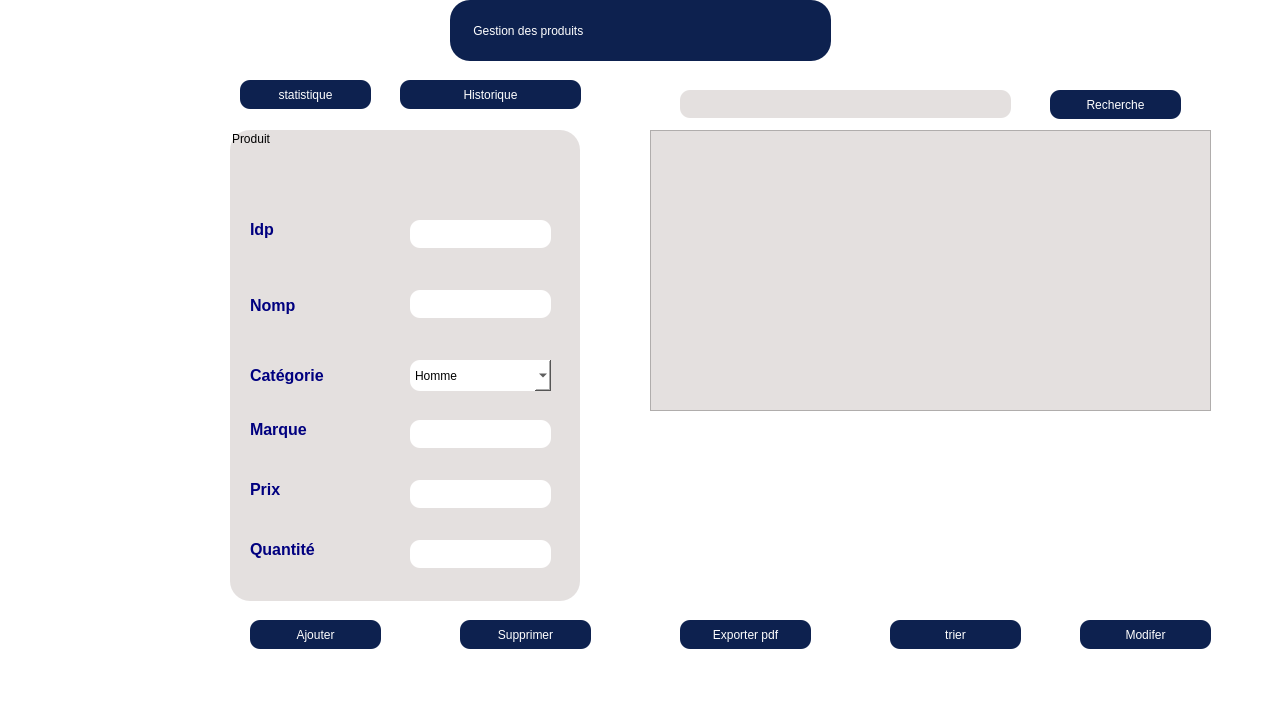
<?xml version="1.0" encoding="UTF-8"?>
<ui version="4.0">
 <class>MainWindow</class>
 <widget class="QMainWindow" name="MainWindow">
  <property name="geometry">
   <rect>
    <x>0</x>
    <y>0</y>
    <width>1280</width>
    <height>720</height>
   </rect>
  </property>
  <property name="windowTitle">
   <string>MainWindow</string>
  </property>
  <property name="styleSheet">
   <string notr="true">background-color: rgb(255, 255, 255);
background-color: rgb(255, 255, 255);</string>
  </property>
  <widget class="QWidget" name="centralwidget">
   <widget class="QGroupBox" name="groupBoxCategorie">
    <property name="geometry">
     <rect>
      <x>230</x>
      <y>130</y>
      <width>350</width>
      <height>471</height>
     </rect>
    </property>
    <property name="styleSheet">
     <string notr="true">background-color:rgb(228,224,223);
alternate-background-color: rgb(153, 204, 153);
font: 18pt &quot;Segoe UI&quot;;
border-radius:20%;</string>
    </property>
    <property name="title">
     <string>Produit</string>
    </property>
    <widget class="QLabel" name="label">
     <property name="geometry">
      <rect>
       <x>20</x>
       <y>90</y>
       <width>121</width>
       <height>51</height>
      </rect>
     </property>
     <property name="styleSheet">
      <string notr="true">color: rgb(0, 0, 127);</string>
     </property>
     <property name="text">
      <string>&lt;html&gt;&lt;head/&gt;&lt;body&gt;&lt;p&gt;&lt;span style=&quot; font-size:12pt; font-weight:696;&quot;&gt;Idp &lt;/span&gt;&lt;/p&gt;&lt;p&gt;&lt;br/&gt;&lt;/p&gt;&lt;/body&gt;&lt;/html&gt;</string>
     </property>
    </widget>
    <widget class="QLabel" name="label_3">
     <property name="geometry">
      <rect>
       <x>20</x>
       <y>150</y>
       <width>141</width>
       <height>51</height>
      </rect>
     </property>
     <property name="styleSheet">
      <string notr="true">color: rgb(0, 0, 127);</string>
     </property>
     <property name="text">
      <string>&lt;html&gt;&lt;head/&gt;&lt;body&gt;&lt;p&gt;&lt;span style=&quot; font-size:12pt; font-weight:696;&quot;&gt;Nomp&lt;/span&gt;&lt;/p&gt;&lt;/body&gt;&lt;/html&gt;</string>
     </property>
    </widget>
    <widget class="QLabel" name="label_4">
     <property name="geometry">
      <rect>
       <x>20</x>
       <y>230</y>
       <width>101</width>
       <height>31</height>
      </rect>
     </property>
     <property name="styleSheet">
      <string notr="true">color: rgb(0, 0, 127);</string>
     </property>
     <property name="text">
      <string>&lt;html&gt;&lt;head/&gt;&lt;body&gt;&lt;p&gt;&lt;span style=&quot; font-size:12pt; font-weight:700;&quot;&gt;Catégorie &lt;/span&gt;&lt;/p&gt;&lt;/body&gt;&lt;/html&gt;</string>
     </property>
    </widget>
    <widget class="QLabel" name="label_5">
     <property name="geometry">
      <rect>
       <x>20</x>
       <y>290</y>
       <width>151</width>
       <height>41</height>
      </rect>
     </property>
     <property name="styleSheet">
      <string notr="true">color: rgb(0, 0, 127);</string>
     </property>
     <property name="text">
      <string>&lt;html&gt;&lt;head/&gt;&lt;body&gt;&lt;p&gt;&lt;span style=&quot; font-size:12pt; font-weight:696;&quot;&gt;Marque&lt;/span&gt;&lt;/p&gt;&lt;p&gt;&lt;br/&gt;&lt;/p&gt;&lt;/body&gt;&lt;/html&gt;</string>
     </property>
    </widget>
    <widget class="QLabel" name="label_6">
     <property name="geometry">
      <rect>
       <x>20</x>
       <y>350</y>
       <width>101</width>
       <height>41</height>
      </rect>
     </property>
     <property name="styleSheet">
      <string notr="true">color: rgb(0, 0, 127);</string>
     </property>
     <property name="text">
      <string>&lt;html&gt;&lt;head/&gt;&lt;body&gt;&lt;p&gt;&lt;span style=&quot; font-size:12pt; font-weight:696;&quot;&gt;Prix&lt;/span&gt;&lt;/p&gt;&lt;p&gt;&lt;br/&gt;&lt;/p&gt;&lt;/body&gt;&lt;/html&gt;</string>
     </property>
    </widget>
    <widget class="QLabel" name="label_7">
     <property name="geometry">
      <rect>
       <x>20</x>
       <y>410</y>
       <width>131</width>
       <height>41</height>
      </rect>
     </property>
     <property name="styleSheet">
      <string notr="true">color: rgb(0, 0, 127);</string>
     </property>
     <property name="text">
      <string>&lt;html&gt;&lt;head/&gt;&lt;body&gt;&lt;p&gt;&lt;span style=&quot; font-size:12pt; font-weight:696;&quot;&gt;Quantité&lt;/span&gt;&lt;/p&gt;&lt;p&gt;&lt;br/&gt;&lt;/p&gt;&lt;/body&gt;&lt;/html&gt;</string>
     </property>
    </widget>
    <widget class="QLineEdit" name="lineEdit_Idp">
     <property name="geometry">
      <rect>
       <x>180</x>
       <y>90</y>
       <width>141</width>
       <height>28</height>
      </rect>
     </property>
     <property name="styleSheet">
      <string notr="true">background-color: rgb(255, 255, 255);
 border-radius:10%;</string>
     </property>
    </widget>
    <widget class="QComboBox" name="categorie">
     <property name="geometry">
      <rect>
       <x>180</x>
       <y>230</y>
       <width>141</width>
       <height>31</height>
      </rect>
     </property>
     <property name="styleSheet">
      <string notr="true">font: 9pt &quot;Segoe UI&quot;;
color: rgb(0, 0, 0);
background-color: rgb(255, 255, 255);
 border-radius:10%;</string>
     </property>
     <item>
      <property name="text">
       <string>Homme</string>
      </property>
     </item>
     <item>
      <property name="text">
       <string>Femme</string>
      </property>
     </item>
     <item>
      <property name="text">
       <string>Enfant</string>
      </property>
     </item>
    </widget>
    <widget class="QLineEdit" name="lineEdit_Nomp">
     <property name="geometry">
      <rect>
       <x>180</x>
       <y>160</y>
       <width>141</width>
       <height>28</height>
      </rect>
     </property>
     <property name="styleSheet">
      <string notr="true">background-color: rgb(255, 255, 255);
 border-radius:10%;</string>
     </property>
    </widget>
   </widget>
   <widget class="QPushButton" name="Modifier_produit">
    <property name="geometry">
     <rect>
      <x>1080</x>
      <y>620</y>
      <width>131</width>
      <height>29</height>
     </rect>
    </property>
    <property name="styleSheet">
     <string notr="true">background-color: rgb(13, 33, 79); border-radius:10%;
font: 9pt &quot;Segoe UI&quot;;
color: rgb(255, 255, 255);
</string>
    </property>
    <property name="text">
     <string>Modifer</string>
    </property>
   </widget>
   <widget class="QPushButton" name="ajouter_produit">
    <property name="geometry">
     <rect>
      <x>250</x>
      <y>620</y>
      <width>131</width>
      <height>29</height>
     </rect>
    </property>
    <property name="styleSheet">
     <string notr="true">background-color: rgb(13, 33, 79); border-radius:10%;
font: 9pt &quot;Segoe UI&quot;;
color: rgb(255, 255, 255);
</string>
    </property>
    <property name="text">
     <string>Ajouter</string>
    </property>
   </widget>
   <widget class="QPushButton" name="expoter_produit">
    <property name="geometry">
     <rect>
      <x>680</x>
      <y>620</y>
      <width>131</width>
      <height>29</height>
     </rect>
    </property>
    <property name="styleSheet">
     <string notr="true">background-color: rgb(13, 33, 79); border-radius:10%;
font: 9pt &quot;Segoe UI&quot;;
color: rgb(255, 255, 255);
</string>
    </property>
    <property name="text">
     <string>Exporter pdf</string>
    </property>
   </widget>
   <widget class="QPushButton" name="suppreime_produit">
    <property name="geometry">
     <rect>
      <x>460</x>
      <y>620</y>
      <width>131</width>
      <height>29</height>
     </rect>
    </property>
    <property name="styleSheet">
     <string notr="true">background-color: rgb(13, 33, 79); border-radius:10%;
font: 9pt &quot;Segoe UI&quot;;
color: rgb(255, 255, 255);
</string>
    </property>
    <property name="text">
     <string>Supprimer</string>
    </property>
   </widget>
   <widget class="QPushButton" name="recherhce_produit">
    <property name="geometry">
     <rect>
      <x>1050</x>
      <y>90</y>
      <width>131</width>
      <height>29</height>
     </rect>
    </property>
    <property name="styleSheet">
     <string notr="true">background-color: rgb(13, 33, 79); border-radius:10%;
font: 9pt &quot;Segoe UI&quot;;
color: rgb(255, 255, 255);
style:bold;
</string>
    </property>
    <property name="text">
     <string>Recherche</string>
    </property>
   </widget>
   <widget class="QLabel" name="label_2">
    <property name="geometry">
     <rect>
      <x>1130</x>
      <y>-20</y>
      <width>121</width>
      <height>101</height>
     </rect>
    </property>
    <property name="text">
     <string/>
    </property>
    <property name="pixmap">
     <pixmap>Black_and_White_Elegant_Fashion_Brand_Logo-removebg-preview.png</pixmap>
    </property>
    <property name="scaledContents">
     <bool>true</bool>
    </property>
   </widget>
   <widget class="QLabel" name="label_14">
    <property name="geometry">
     <rect>
      <x>450</x>
      <y>0</y>
      <width>381</width>
      <height>61</height>
     </rect>
    </property>
    <property name="styleSheet">
     <string notr="true">background-color: rgb(13, 33, 79); border-radius:20%;
color: rgb(255, 255, 255);
font: 700 16pt &quot;Segoe UI&quot;;</string>
    </property>
    <property name="text">
     <string>       Gestion des produits</string>
    </property>
   </widget>
   <widget class="QFrame" name="BarreMenu">
    <property name="geometry">
     <rect>
      <x>30</x>
      <y>20</y>
      <width>181</width>
      <height>631</height>
     </rect>
    </property>
    <property name="palette">
     <palette>
      <active>
       <colorrole role="WindowText">
        <brush brushstyle="SolidPattern">
         <color alpha="255">
          <red>255</red>
          <green>255</green>
          <blue>255</blue>
         </color>
        </brush>
       </colorrole>
       <colorrole role="Button">
        <brush brushstyle="SolidPattern">
         <color alpha="255">
          <red>13</red>
          <green>33</green>
          <blue>79</blue>
         </color>
        </brush>
       </colorrole>
       <colorrole role="Base">
        <brush brushstyle="SolidPattern">
         <color alpha="255">
          <red>13</red>
          <green>33</green>
          <blue>79</blue>
         </color>
        </brush>
       </colorrole>
       <colorrole role="Window">
        <brush brushstyle="SolidPattern">
         <color alpha="255">
          <red>13</red>
          <green>33</green>
          <blue>79</blue>
         </color>
        </brush>
       </colorrole>
      </active>
      <inactive>
       <colorrole role="WindowText">
        <brush brushstyle="SolidPattern">
         <color alpha="255">
          <red>255</red>
          <green>255</green>
          <blue>255</blue>
         </color>
        </brush>
       </colorrole>
       <colorrole role="Button">
        <brush brushstyle="SolidPattern">
         <color alpha="255">
          <red>13</red>
          <green>33</green>
          <blue>79</blue>
         </color>
        </brush>
       </colorrole>
       <colorrole role="Base">
        <brush brushstyle="SolidPattern">
         <color alpha="255">
          <red>13</red>
          <green>33</green>
          <blue>79</blue>
         </color>
        </brush>
       </colorrole>
       <colorrole role="Window">
        <brush brushstyle="SolidPattern">
         <color alpha="255">
          <red>13</red>
          <green>33</green>
          <blue>79</blue>
         </color>
        </brush>
       </colorrole>
      </inactive>
      <disabled>
       <colorrole role="WindowText">
        <brush brushstyle="SolidPattern">
         <color alpha="255">
          <red>120</red>
          <green>120</green>
          <blue>120</blue>
         </color>
        </brush>
       </colorrole>
       <colorrole role="Button">
        <brush brushstyle="SolidPattern">
         <color alpha="255">
          <red>13</red>
          <green>33</green>
          <blue>79</blue>
         </color>
        </brush>
       </colorrole>
       <colorrole role="Base">
        <brush brushstyle="SolidPattern">
         <color alpha="255">
          <red>13</red>
          <green>33</green>
          <blue>79</blue>
         </color>
        </brush>
       </colorrole>
       <colorrole role="Window">
        <brush brushstyle="SolidPattern">
         <color alpha="255">
          <red>13</red>
          <green>33</green>
          <blue>79</blue>
         </color>
        </brush>
       </colorrole>
      </disabled>
     </palette>
    </property>
    <property name="styleSheet">
     <string notr="true">background-color: rgb(13, 33, 79);border-radius: 15px; 
QLabel {
    color: rgb(255, 255, 255); /* White text color for labels */
}</string>
    </property>
    <widget class="QLabel" name="label_8">
     <property name="geometry">
      <rect>
       <x>11</x>
       <y>2</y>
       <width>16</width>
       <height>16</height>
      </rect>
     </property>
     <property name="text">
      <string/>
     </property>
     <property name="buddy">
      <cstring>BarreMenu</cstring>
     </property>
    </widget>
    <widget class="QLabel" name="label_9">
     <property name="geometry">
      <rect>
       <x>10</x>
       <y>140</y>
       <width>86</width>
       <height>27</height>
      </rect>
     </property>
     <property name="font">
      <font>
       <pointsize>12</pointsize>
       <bold>true</bold>
      </font>
     </property>
     <property name="styleSheet">
      <string notr="true">QLabel {
    color: rgb(255, 255, 255); /* White text color for labels */
}</string>
     </property>
     <property name="text">
      <string>👥Client</string>
     </property>
    </widget>
    <widget class="QLabel" name="label_10">
     <property name="geometry">
      <rect>
       <x>11</x>
       <y>240</y>
       <width>141</width>
       <height>27</height>
      </rect>
     </property>
     <property name="font">
      <font>
       <pointsize>12</pointsize>
       <bold>true</bold>
      </font>
     </property>
     <property name="styleSheet">
      <string notr="true">QLabel {
    color: rgb(255, 255, 255); /* White text color for labels */
}</string>
     </property>
     <property name="text">
      <string>🛒Commande</string>
     </property>
    </widget>
    <widget class="QLabel" name="label_11">
     <property name="geometry">
      <rect>
       <x>11</x>
       <y>340</y>
       <width>147</width>
       <height>27</height>
      </rect>
     </property>
     <property name="font">
      <font>
       <pointsize>12</pointsize>
       <bold>true</bold>
      </font>
     </property>
     <property name="styleSheet">
      <string notr="true">QLabel {
    color: rgb(255, 255, 255); /* White text color for labels */
}</string>
     </property>
     <property name="text">
      <string>🏭Fournisseur</string>
     </property>
    </widget>
    <widget class="QLabel" name="label_12">
     <property name="geometry">
      <rect>
       <x>10</x>
       <y>440</y>
       <width>144</width>
       <height>27</height>
      </rect>
     </property>
     <property name="font">
      <font>
       <pointsize>12</pointsize>
       <bold>true</bold>
      </font>
     </property>
     <property name="styleSheet">
      <string notr="true">QLabel {
    color: rgb(255, 255, 255); /* White text color for labels */
}</string>
     </property>
     <property name="text">
      <string>🧾Produits</string>
     </property>
    </widget>
    <widget class="QLabel" name="label_13">
     <property name="geometry">
      <rect>
       <x>10</x>
       <y>540</y>
       <width>119</width>
       <height>27</height>
      </rect>
     </property>
     <property name="font">
      <font>
       <pointsize>12</pointsize>
       <bold>true</bold>
      </font>
     </property>
     <property name="styleSheet">
      <string notr="true">QLabel {
    color: rgb(255, 255, 255); /* White text color for labels */
}</string>
     </property>
     <property name="text">
      <string>🚚Livraison</string>
     </property>
    </widget>
    <widget class="QLabel" name="label_17">
     <property name="geometry">
      <rect>
       <x>10</x>
       <y>50</y>
       <width>131</width>
       <height>27</height>
      </rect>
     </property>
     <property name="font">
      <font>
       <pointsize>12</pointsize>
       <bold>true</bold>
      </font>
     </property>
     <property name="styleSheet">
      <string notr="true">QLabel {
    color: rgb(255, 255, 255); /* White text color for labels */
}</string>
     </property>
     <property name="text">
      <string>💼Employé</string>
     </property>
    </widget>
   </widget>
   <widget class="QLineEdit" name="marque">
    <property name="geometry">
     <rect>
      <x>410</x>
      <y>420</y>
      <width>141</width>
      <height>28</height>
     </rect>
    </property>
    <property name="styleSheet">
     <string notr="true">background-color: rgb(255, 255, 255);
 border-radius:10%;</string>
    </property>
   </widget>
   <widget class="QLineEdit" name="lineEditPrix">
    <property name="geometry">
     <rect>
      <x>410</x>
      <y>480</y>
      <width>141</width>
      <height>28</height>
     </rect>
    </property>
    <property name="styleSheet">
     <string notr="true">background-color: rgb(255, 255, 255);
 border-radius:10%;</string>
    </property>
   </widget>
   <widget class="QLineEdit" name="lineEditQuantite">
    <property name="geometry">
     <rect>
      <x>410</x>
      <y>540</y>
      <width>141</width>
      <height>28</height>
     </rect>
    </property>
    <property name="styleSheet">
     <string notr="true">background-color: rgb(255, 255, 255);
 border-radius:10%;</string>
    </property>
   </widget>
   <widget class="QTableView" name="tableView">
    <property name="geometry">
     <rect>
      <x>650</x>
      <y>130</y>
      <width>561</width>
      <height>281</height>
     </rect>
    </property>
    <property name="styleSheet">
     <string notr="true">background-color:rgb(228,224,223);
</string>
    </property>
   </widget>
   <widget class="QLineEdit" name="lineEdit_Idp_2">
    <property name="geometry">
     <rect>
      <x>680</x>
      <y>90</y>
      <width>331</width>
      <height>28</height>
     </rect>
    </property>
    <property name="styleSheet">
     <string notr="true">background-color: rgb(255, 255, 255);
 border-radius:10%;
background-color:rgb(228,224,223);</string>
    </property>
   </widget>
   <widget class="QPushButton" name="trier_produit">
    <property name="geometry">
     <rect>
      <x>890</x>
      <y>620</y>
      <width>131</width>
      <height>29</height>
     </rect>
    </property>
    <property name="styleSheet">
     <string notr="true">background-color: rgb(13, 33, 79); border-radius:10%;
font: 9pt &quot;Segoe UI&quot;;
color: rgb(255, 255, 255);
</string>
    </property>
    <property name="text">
     <string>trier</string>
    </property>
   </widget>
   <widget class="QPushButton" name="statistique_produit">
    <property name="geometry">
     <rect>
      <x>240</x>
      <y>80</y>
      <width>131</width>
      <height>29</height>
     </rect>
    </property>
    <property name="styleSheet">
     <string notr="true">background-color: rgb(13, 33, 79); border-radius:10%;
font: 9pt &quot;Segoe UI&quot;;
color: rgb(255, 255, 255);
</string>
    </property>
    <property name="text">
     <string>statistique</string>
    </property>
   </widget>
   <widget class="QPushButton" name="historique_produit">
    <property name="geometry">
     <rect>
      <x>400</x>
      <y>80</y>
      <width>181</width>
      <height>29</height>
     </rect>
    </property>
    <property name="styleSheet">
     <string notr="true">background-color: rgb(13, 33, 79); border-radius:10%;
font: 9pt &quot;Segoe UI&quot;;
color: rgb(255, 255, 255);
</string>
    </property>
    <property name="text">
     <string>Historique</string>
    </property>
   </widget>
  </widget>
  <widget class="QMenuBar" name="menubar">
   <property name="geometry">
    <rect>
     <x>0</x>
     <y>0</y>
     <width>1280</width>
     <height>25</height>
    </rect>
   </property>
  </widget>
  <widget class="QStatusBar" name="statusbar"/>
 </widget>
 <layoutdefault spacing="6" margin="11"/>
 <resources/>
 <connections/>
</ui>
